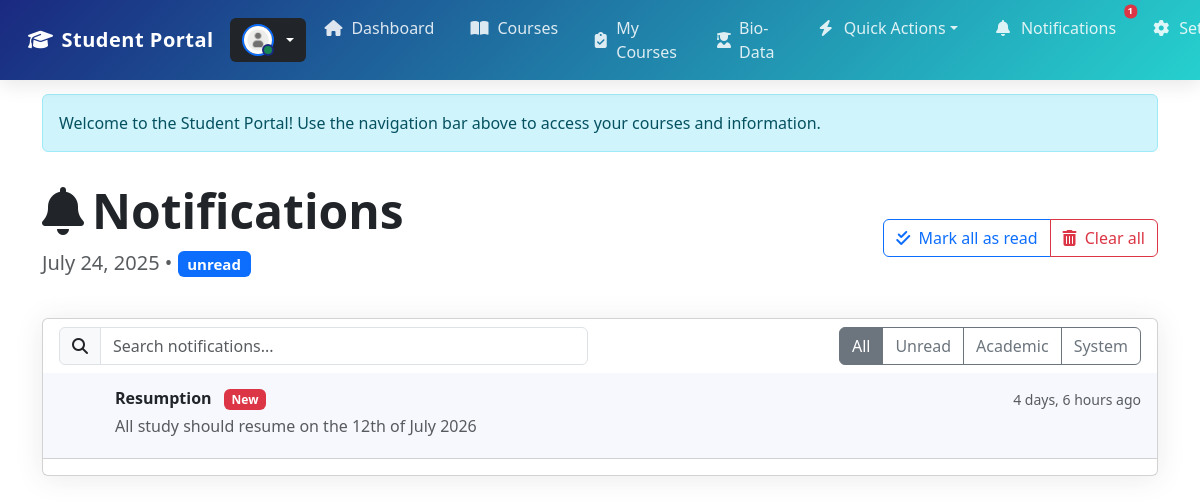
Page /student-notifications/ on the earlier database version.
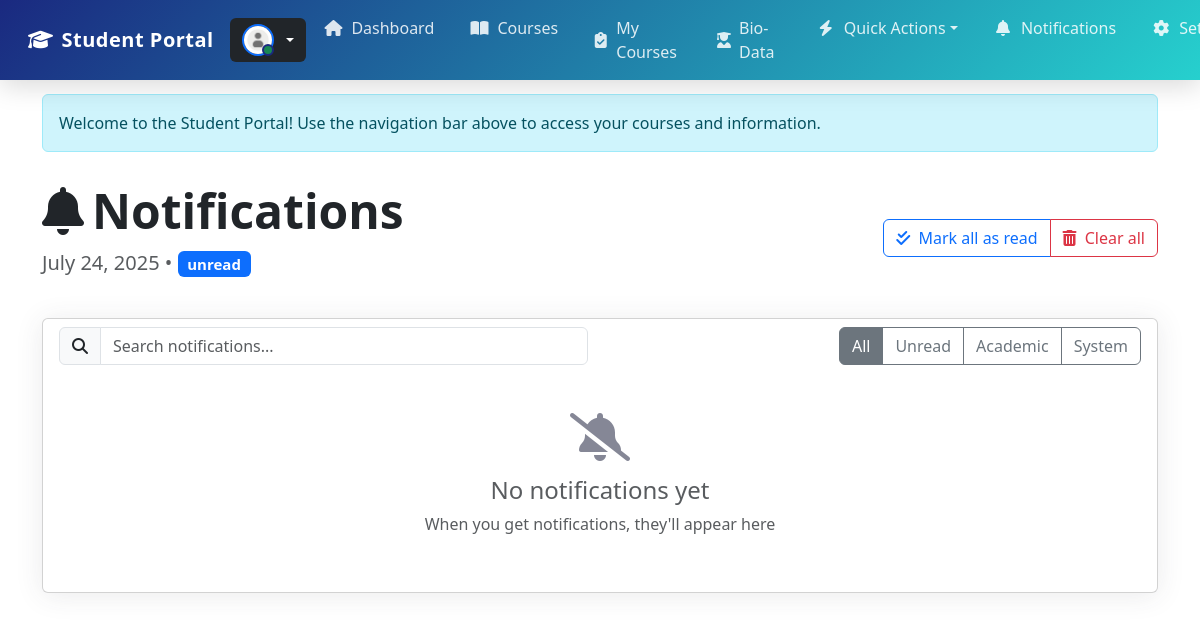
Same page on the later database version.
### portal/models.py (models this page shows, shortened)
class Notification(models.Model):
    title = models.CharField(max_length=100)
    message = models.CharField(max_length=10000)
    created_at = models.DateTimeField(default=now, editable=True)

### portal/views.py (the view)
# urls.py: path('student-notifications/', views.Notification_Page, name='notifications'),
def Notification_Page(request):
    user = request.user
    notifications = Notification.objects.all()
    student = Student.objects.filter(application_number=user.username).first()
    screening = Screening.objects.filter(student=student).first()
    context = {
        'notifications':notifications,
        'student':student,
        'screening': Screening,
        'screening_status': screening.status if screening else None,
    }
    return render(request, 'notification.html', context)

### crm/context_processors.py (called while the page is built)
def user_roles(request):
    if request.user.is_authenticated:
        groups = request.user.groups.values_list("name", flat=True)
        return {"user_groups": groups}
    return {}

### portal/templates/notification.html (shortened to what this page needs)
{% load static %}
<!DOCTYPE html>
<html lang="en">
<head>
    <link rel="stylesheet" href="https://cdn.jsdelivr.net/npm/bootstrap@5.3.0/dist/css/bootstrap.min.css">
    <link rel="stylesheet" href="https://cdnjs.cloudflare.com/ajax/libs/font-awesome/6.4.0/css/all.min.css">
    <link rel="stylesheet" href="{% static 'portal/css/notification.css' %}">
</head>
<body>
    {% include 'navbar.html' %}
    <div class="container dashboard-container">
        <div class="row mb-4 align-items-center">
            <div class="col-md-8">
                <h1 class="display-5 fw-bold text-gray-800">
                    <i class="fas fa-bell me-2"></i>Notifications
                </h1>
                <p class="lead text-muted">
                    {% now "F j, Y" %} •
                    <span class="badge bg-primary">{{ unread_count }} unread</span>
                </p>
            </div>
            <div class="col-md-4 text-md-end">
                <div class="btn-group">
                    <button class="btn btn-outline-primary" id="mark-all-read">
                        <i class="fas fa-check-double me-1"></i> Mark all as read
                    </button>
                    <button class="btn btn-outline-danger" id="clear-notifications">
                        <i class="fas fa-trash-alt me-1"></i> Clear all
                    </button>
                </div>
            </div>
        </div>
        <div class="card notification-card">
            <div class="card-body py-2">
                <div class="row align-items-center">
                    <div class="col-md-6">
                        <div class="input-group">
                            <span class="input-group-text"><i class="fas fa-search"></i></span>
                            <input type="text" class="form-control" placeholder="Search notifications..." id="notification-search">
                        </div>
                    </div>
                    <div class="col-md-6 mt-2 mt-md-0">
                        <div class="d-flex justify-content-md-end filter-buttons">
                            <div class="btn-group" role="group">
                                <button type="button" class="btn btn-outline-secondary filter-btn active" data-filter="all">All</button>
                                <button type="button" class="btn btn-outline-secondary filter-btn" data-filter="unread">Unread</button>
                                <button type="button" class="btn btn-outline-secondary filter-btn" data-filter="academic">Academic</button>
                                <button type="button" class="btn btn-outline-secondary filter-btn" data-filter="system">System</button>
                            </div>
                        </div>
                    </div>
                </div>
            </div>
            <div class="card-body p-0">
                {% if notifications %}
                <div class="list-group list-group-flush" id="notifications-list">
                    {% for notification in notifications %}
                    <a href="{% url 'notification_page' notification.id %}"
                       class="list-group-item list-group-item-action py-3 notification-item {% if not notification.read %}unread{% endif %}"
                       data-category="{{ notification.category }}"
                       data-read="{{ notification.read|yesno:'True,False' }}"
                       data-id="{{ notification.id }}">
                        <div class="d-flex">
                            <div class="flex-shrink-0 me-3">
                                <div class="icon-md rounded-circle bg-{{ notification.category }} text-white d-flex align-items-center justify-content-center">
                                </div>
                            </div>
                            <div class="flex-grow-1">
                                <div class="d-flex justify-content-between align-items-start">
                                    <h6 class="mb-1 {% if not notification.read %}fw-bold{% endif %}">
                                        {{ notification.title }}
                                        {% if not notification.read %}
                                        <span class="badge bg-danger ms-2">New</span>
                                        {% endif %}
                                    </h6>
                                    <small class="text-muted">{{ notification.created_at|timesince }} ago</small>
                                </div>
                                <p class="mb-1 text-muted">{{ notification.message|truncatechars:120 }}</p>
                            </div>
                        </div>
                    </a>
                    {% endfor %}
                </div>
                {% else %}
                <div class="empty-state">
                    <i class="fas fa-bell-slash"></i>
                    <h4 class="text-muted">No notifications yet</h4>
                    <p class="text-muted">When you get notifications, they'll appear here</p>
                </div>
                {% endif %}
            </div>
            {% if notifications %}
            <div class="card-footer bg-transparent">
            </div>
            {% endif %}
        </div>
    </div>
</body>
</html>

### portal/templates/navbar.html (shortened to what this page needs)
{% load static %}
<!DOCTYPE html>
<html lang="en">
<head>
    <link href="https://cdn.jsdelivr.net/npm/bootstrap@5.3.0/dist/css/bootstrap.min.css" rel="stylesheet">
    <link rel="stylesheet" href="https://cdnjs.cloudflare.com/ajax/libs/font-awesome/6.4.0/css/all.min.css">
    <link rel="stylesheet" href="{% static 'portal/css/navbar.css' %}">
</head>
<body>
    <nav class="navbar navbar-expand-lg navbar-dark fixed-top">
        <div class="container-fluid">
            <div class="d-flex align-items-center">
                <a class="navbar-brand me-3" href="{% url 'portal' %}">
                    <i class="fas fa-graduation-cap"></i> Student Portal
                </a>
                <div class="dropdown">
                    <button class="btn btn-dark dropdown-toggle student-info-toggle" type="button" id="studentInfoDropdown" data-bs-toggle="dropdown" aria-expanded="false">
                        <div class="d-flex align-items-center">
                            <div class="position-relative me-2">
                                <img src="{% if student.profile_picture %}{{ student.profile_picture.url }}{% else %}{% static 'images/default-profile.png' %}{% endif %}"
                                     class="rounded-circle border border-2 border-primary"
                                     width="32" height="32"
                                     alt="Profile"
                                     onerror="this.src='{% static 'images/default-profile.png' %}'">
                                <span class="position-absolute bottom-0 end-0 p-1 bg-success rounded-circle online-status"></span>
                            </div>
                        </div>
                    </button>
                </div>
            </div>
            <div class="collapse navbar-collapse" id="navbarNav">
                <ul class="navbar-nav ms-auto">
                    <li class="nav-item"><a class="nav-link {% if request.path == '/student-portal/' %}active{% endif %}" href="{% url 'portal' %}"><i class="fas fa-home"></i> Dashboard</a></li>
                    <li class="nav-item"><a class="nav-link {% if 'course-registration' in request.path %}active{% endif %}" href="{% url 'course_registration' %}"><i class="fas fa-book-open"></i> Courses</a></li>
                    <li class="nav-item"><a class="nav-link {% if 'registered-courses' in request.path %}active{% endif %}" href="{% url 'registered_courses' %}"><i class="fas fa-clipboard-check"></i> My Courses</a></li>
                    <li class="nav-item"><a class="nav-link {% if 'biodata' in request.path %}active{% endif %}" href="{% url 'student_biodata' %}"><i class="fas fa-user-graduate"></i> Bio-Data</a></li>
                    <li class="nav-item dropdown">
                        <a class="nav-link dropdown-toggle" href="#" id="quickActionsDropdown" role="button" data-bs-toggle="dropdown" aria-expanded="false"><i class="fas fa-bolt"></i> Quick Actions</a>
                    </li>
                    <li class="nav-item position-relative">
                        <a class="nav-link" href="{% url 'notifications' %}">
                            <i class="fas fa-bell"></i> Notifications
                            {% if notifications %}<span class="badge bg-danger badge-notification">{{ notifications.count }}</span>{% endif %}
                        </a>
                    </li>
                    <li class="nav-item dropdown">
                        <a class="nav-link dropdown-toggle" href="#" id="userDropdown" role="button" data-bs-toggle="dropdown" aria-expanded="false"><i class="fas fa-cog"></i> Settings</a>
                    </li>
                </ul>
            </div>
        </div>
    </nav>
    <div class="container mt-4">
        <div class="alert alert-info">
            Welcome to the Student Portal! Use the navigation bar above to access your courses and information.
        </div>
    </div>
</body>
</html>

### portal/static/portal/css/notification.css (style rules this page uses)
:root { --primary: #4e73df; --secondary: #858796; --success: #1cc88a; --info: #36b9cc; --warning: #f6c23e; --danger: #e74a3b; --light: #f8f9fc; --dark: #5a5c69; }
body { background-color: #f8f9fc; font-family: 'Nunito', -apple-system, BlinkMacSystemFont, sans-serif; color: #5a5c69; padding-top: 60px; }
.dashboard-container { margin-top: 30px; margin-bottom: 30px; }
.notification-card { border-radius: 8px; box-shadow: 0 0.15rem 1.75rem 0 rgba(58, 59, 69, 0.1); overflow: hidden; margin-bottom: 20px; }
.filter-btn.active { background-color: var(--primary); color: white; }
.empty-state { padding: 40px 0; text-align: center; }
.empty-state i { font-size: 3rem; color: var(--secondary); margin-bottom: 15px; }

### portal/static/portal/css/navbar.css (style rules this page uses)
.navbar { background: linear-gradient(135deg, #1a2980 0%, #26d0ce 100%); box-shadow: 0 4px 20px rgba(0, 0, 0, 0.1); transition: all 0.3s ease; padding: 0.5rem 1rem; }
.navbar-brand { font-weight: 600; letter-spacing: 0.5px; display: flex; align-items: center; }
.navbar-brand i { margin-right: 0.5rem; }
.navbar-dark .navbar-nav .nav-link { color: rgba(255, 255, 255, 0.85); padding: 0.5rem 1rem; margin: 0 0.1rem; border-radius: 4px; transition: all 0.3s ease; display: flex; align-items: center; }
.navbar-dark .navbar-nav .nav-link i { margin-right: 0.5rem; width: 1.25rem; text-align: center; }
.student-info-toggle { border: none; transition: all 0.3s ease; display: flex; align-items: center; }
.online-status { border: 2px solid #1a2980; width: 10px; height: 10px; }
body { padding-top: 70px; }

Differences in the rows shown:
removed Notification: title "Resumption", created_at "4 days, 6 hours", message "All study should resume on the 12th of July 2026"
Other differences:
{{ notifications.count }}: "1" → (not shown)
text now shown: "No notifications yet When you get notifications, they'll appear here"
